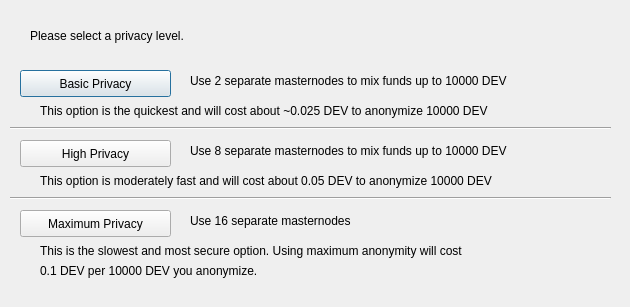
<?xml version="1.0" encoding="UTF-8"?>
<ui version="4.0">
 <class>ObfuscationConfig</class>
 <widget class="QDialog" name="ObfuscationConfig">
  <property name="geometry">
   <rect>
    <x>0</x>
    <y>0</y>
    <width>630</width>
    <height>307</height>
   </rect>
  </property>
  <property name="windowTitle">
   <string>Configure Obfuscation</string>
  </property>
  <widget class="QPushButton" name="buttonBasic">
   <property name="geometry">
    <rect>
     <x>20</x>
     <y>70</y>
     <width>151</width>
     <height>27</height>
    </rect>
   </property>
   <property name="text">
    <string>Basic Privacy</string>
   </property>
  </widget>
  <widget class="QPushButton" name="buttonHigh">
   <property name="geometry">
    <rect>
     <x>20</x>
     <y>140</y>
     <width>151</width>
     <height>27</height>
    </rect>
   </property>
   <property name="text">
    <string>High Privacy</string>
   </property>
  </widget>
  <widget class="QPushButton" name="buttonMax">
   <property name="geometry">
    <rect>
     <x>20</x>
     <y>210</y>
     <width>151</width>
     <height>27</height>
    </rect>
   </property>
   <property name="text">
    <string>Maximum Privacy</string>
   </property>
  </widget>
  <widget class="QLabel" name="label">
   <property name="geometry">
    <rect>
     <x>30</x>
     <y>20</y>
     <width>571</width>
     <height>31</height>
    </rect>
   </property>
   <property name="text">
    <string>Please select a privacy level.</string>
   </property>
  </widget>
  <widget class="QLabel" name="label_2">
   <property name="geometry">
    <rect>
     <x>190</x>
     <y>70</y>
     <width>421</width>
     <height>21</height>
    </rect>
   </property>
   <property name="text">
    <string>Use 2 separate masternodes to mix funds up to 10000 DEV</string>
   </property>
  </widget>
  <widget class="QLabel" name="label_3">
   <property name="geometry">
    <rect>
     <x>190</x>
     <y>140</y>
     <width>411</width>
     <height>21</height>
    </rect>
   </property>
   <property name="text">
    <string>Use 8 separate masternodes to mix funds up to 10000 DEV</string>
   </property>
  </widget>
  <widget class="QLabel" name="label_4">
   <property name="geometry">
    <rect>
     <x>190</x>
     <y>210</y>
     <width>421</width>
     <height>21</height>
    </rect>
   </property>
   <property name="text">
    <string>Use 16 separate masternodes</string>
   </property>
  </widget>
  <widget class="QLabel" name="label_6">
   <property name="geometry">
    <rect>
     <x>40</x>
     <y>100</y>
     <width>561</width>
     <height>21</height>
    </rect>
   </property>
   <property name="text">
    <string>This option is the quickest and will cost about ~0.025 DEV to anonymize 10000 DEV</string>
   </property>
  </widget>
  <widget class="QLabel" name="label_7">
   <property name="geometry">
    <rect>
     <x>40</x>
     <y>170</y>
     <width>561</width>
     <height>21</height>
    </rect>
   </property>
   <property name="text">
    <string>This option is moderately fast and will cost about 0.05 DEV to anonymize 10000 DEV</string>
   </property>
  </widget>
  <widget class="QLabel" name="label_8">
   <property name="geometry">
    <rect>
     <x>40</x>
     <y>240</y>
     <width>561</width>
     <height>21</height>
    </rect>
   </property>
   <property name="text">
    <string>This is the slowest and most secure option. Using maximum anonymity will cost</string>
   </property>
  </widget>
  <widget class="QLabel" name="label_9">
   <property name="geometry">
    <rect>
     <x>40</x>
     <y>260</y>
     <width>561</width>
     <height>21</height>
    </rect>
   </property>
   <property name="text">
    <string>0.1 DEV per 10000 DEV you anonymize.</string>
   </property>
  </widget>
  <widget class="Line" name="line">
   <property name="geometry">
    <rect>
     <x>10</x>
     <y>120</y>
     <width>601</width>
     <height>16</height>
    </rect>
   </property>
   <property name="orientation">
    <enum>Qt::Horizontal</enum>
   </property>
  </widget>
  <widget class="Line" name="line_2">
   <property name="geometry">
    <rect>
     <x>10</x>
     <y>190</y>
     <width>601</width>
     <height>16</height>
    </rect>
   </property>
   <property name="orientation">
    <enum>Qt::Horizontal</enum>
   </property>
  </widget>
 </widget>
 <resources/>
 <connections/>
</ui>
